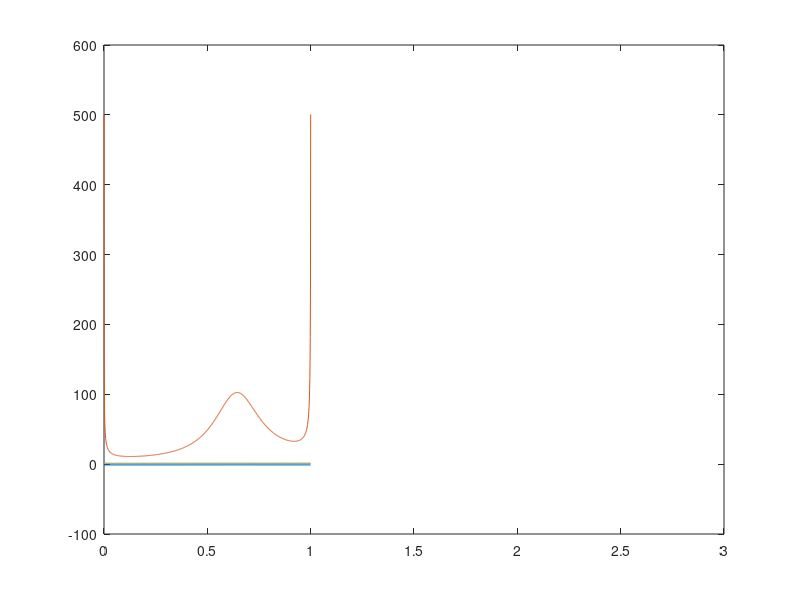

This figure's MATLAB source:
clc;close all;clear all;
phi=0:.001:1;
k = 0.001985875;
T = 500;
N1 = 1;
N2=2;
chi =2;
%syms f(phi)
f= @(phi) ((phi./N1).*log(phi)+((1-phi)./N2).*log(1-phi)+chi.*phi.*(1-phi));
y=f(phi);
plot(phi,y,'linewidth',2);
hold on
z=polyval(phi,y)
z(isinf(z)|isnan(z))=1;

% for phi1 =0:0.001:0.2
%     h= 0.000001;
%     slope=(f(phi1+h)-f(phi1))./(h);
%     tangent=slope.*(phi-phi1)+f(phi1);
% %[v,w] =unique(tangent,'stable');
% %duplicate_indices=setdiff(1:numel(tangent),w)
%     %plot(phi,tangent,'linewidth',2);
%     
% end

% for phi2 =0.8:0.001:1
%     h= 0.000001;
%     slope=(f(phi2+h)-f(phi2))./(h);
%     tangent2=slope.*(phi-phi2)+f(phi2);
% %[v,w] =unique(tangent,'stable');
% %duplicate_indices=setdiff(1:numel(tangent),w)
%     %plot(phi,tangent2,'linewidth',2);
% end

% for phi1=0.145695;
%     for phi2=0.9353
%         tangent_m=f(phi1)+((f(phi1)-f(phi2))./(phi1-phi2)).*(phi-phi1);
%     end
% end
%    plot(phi,tangent_m)
%z1=((isfinite(z)))
    
k=convhull(phi,z)
[xk,zk]=deal(phi(k),z(k));
j = diff(xk)>0;
[xk,zk]=deal(xk(j),zk(j));
interDist=vecnorm(  diff([xk(:),zk(:)],1,1) ,2,2);
[~,imax]=max(interDist);
x1=xk(imax); y1=zk(imax);      %the two tangent points (x1,y1) and (x2,y2)
x2=xk(imax+1); y2=zk(imax+1);
close all
hold on
plot(phi,polyval(phi,z))
 pl=polyfit([x1,x2],[y1,y2],1);
plot(phi,polyval(pl,phi))
xlim([0,3])
hold off

%     phi2=0.8:0.01:1;
% slope2=(f(phi2+h)-f(phi2))./(h)
% tangent2=slope2*(phi-phi2)+f(phi2);
% plot(phi,tangent2,'linewidth',2);
% 
% m=diff(f);
% phi1=0:0.1:2;
% tangent=m.*(phi-phi1)+f(phi1);
% 
% 
% phi=0:0.001:0.2;
% df(phi);
% f(phi);
% plot(phi,f(phi),df(phi),'r*');